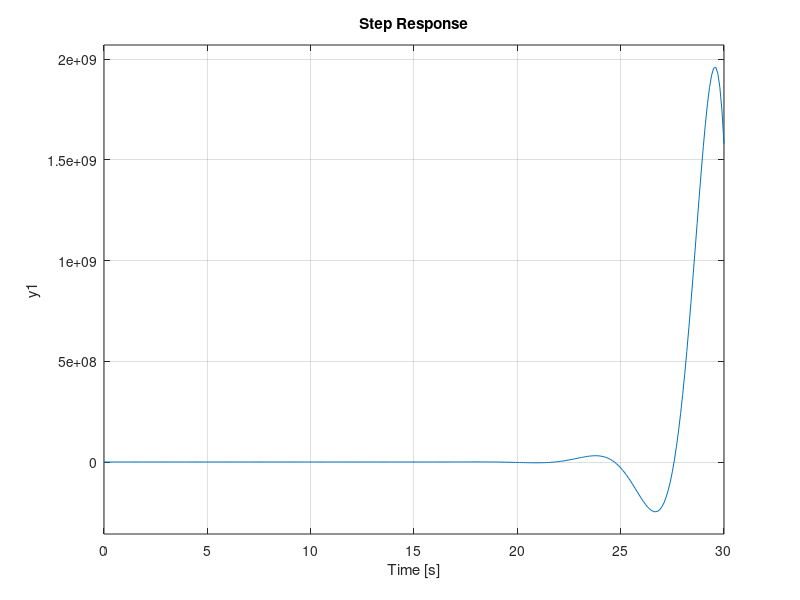
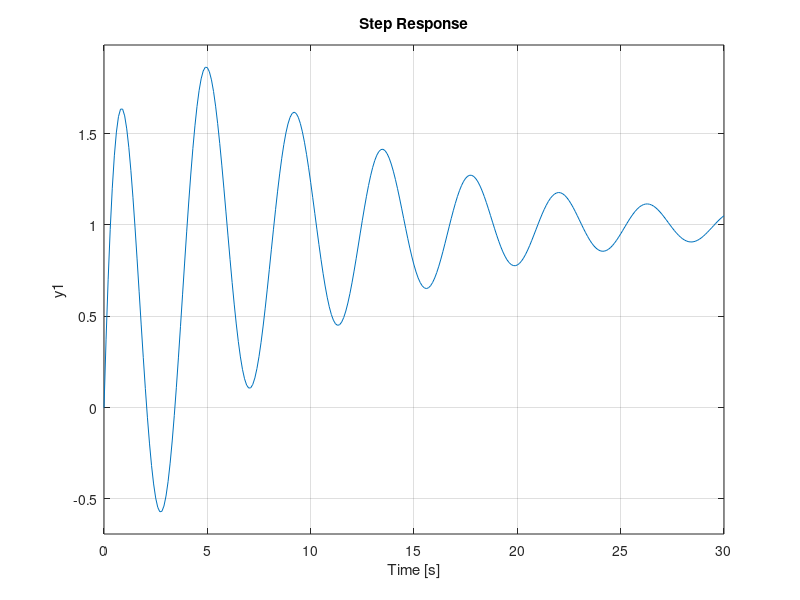

Reproduce these figures in MATLAB, in order.
%% 5. Resonant System 

%Transfer Function G(s) = (8s^6 + 7s^5 + 6s^4 + 5s^3 + 4s^2 + 3s + 2) / (s^7 + 2s^6 + 3s^5 + 4s^4 + 5s^3 + 6s^2 + 7s + 1)
numerator5 = [8 7 6 5 4 3 2];
denomenator5 = [1 2 3 4 5 6 7 1];
TF5 = tf(numerator5, denomenator5)


%% 6. Electrical Filter with Multiple Poles:

%Transfer Function G(s) = 4s^3 + 3s^2 + 2s + 1 / s^4 + 2s^3 + 3s^2 + 4s + 1
numerator6 = [4 3 2 1];
denomenator6 = [1 2 3 4 1];
TF6 = tf(numerator6,denomenator6)

%% step response
figure(1);
step(TF5,0:0.1:30)
figure(2);
step(TF6,0:0.1:30)
